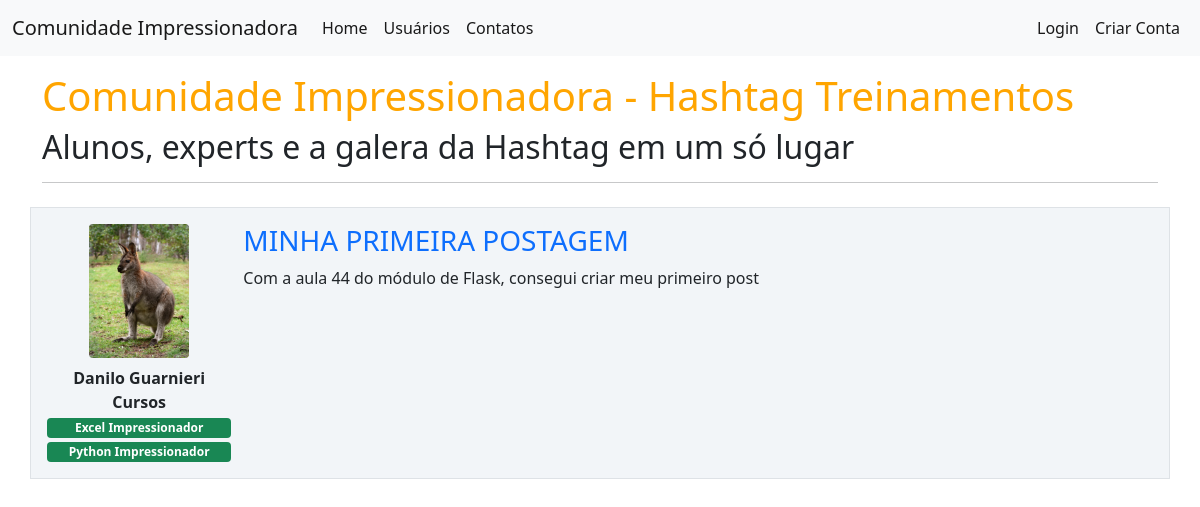
/, run on an earlier commit of the app's database.
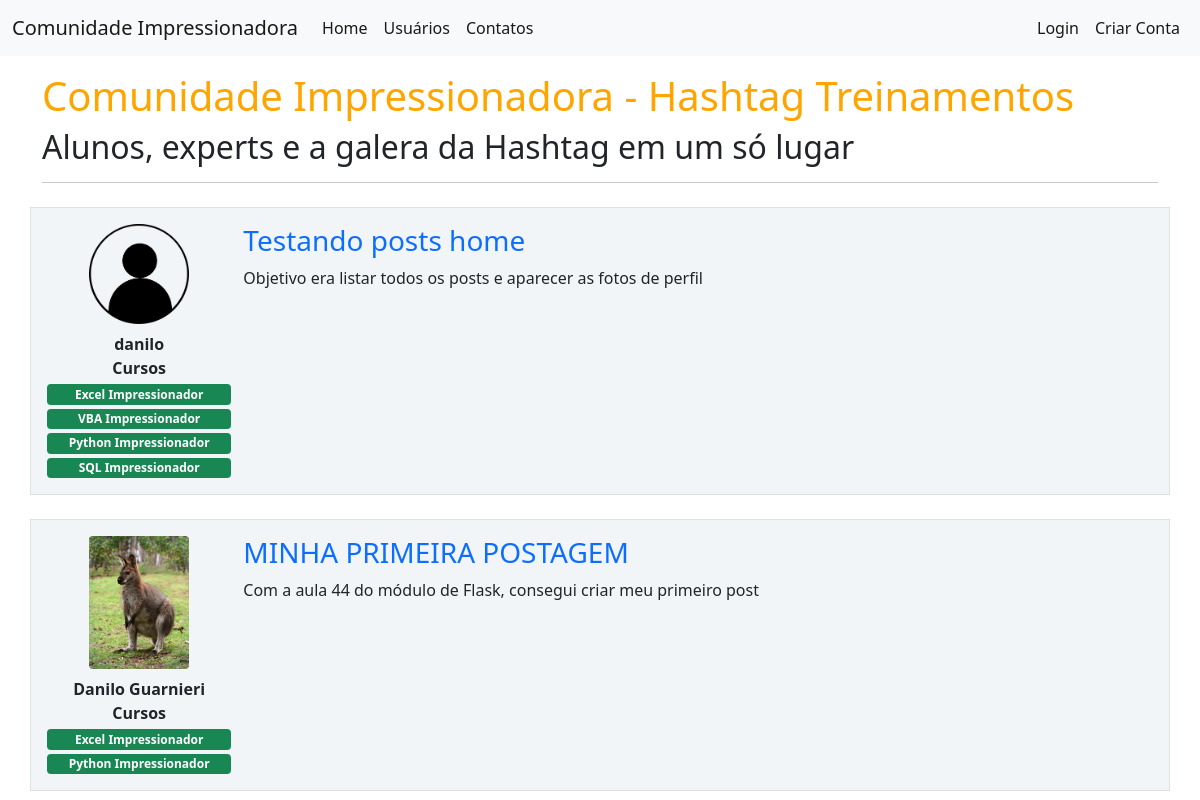
And on a later commit of the database.
### comunidadeimpressionadora/models.py (models this page shows, shortened)
class Post(database.Model):
    id = database.Column(database.Integer, primary_key=True)
    titulo = database.Column(database.String, nullable=False)
    corpo = database.Column(database.Text, nullable=False)
    data_criacao = database.Column(database.DateTime(timezone=True),nullable=False,default=lambda: datetime.now(timezone.utc))
    id_usuario = database.Column(database.Integer, database.ForeignKey('usuario.id'), nullable=False)

class Usuario(database.Model, UserMixin):
    id = database.Column(database.Integer, primary_key=True)
    username = database.Column(database.String, nullable=False)
    email = database.Column(database.String, nullable=False, unique=True)
    senha = database.Column(database.String, nullable=False)
    foto_perfil = database.Column(database.String, default='default.jpg')
    posts = database.relationship('Post', backref='autor', lazy=True)
    cursos = database.Column(database.String, nullable=False, default='Não Informado')

### comunidadeimpressionadora/routes.py (the view)
@app.route('/')
def home():
    posts = Post.query.order_by(Post.id.desc())
    return render_template('home.html', posts=posts)

### comunidadeimpressionadora/templates/home.html
{% extends "base.html" %}
{% block body %}
   <div class="container mt-3">
     <h1 style="color: orange">Comunidade Impressionadora - Hashtag Treinamentos</h1>
     <h2>Alunos, experts e a galera da Hashtag em um só lugar</h2>
     <hr>
     {% for post in posts %}
        <div class="row border mt-4 p-3 meupost">
          <div class="col col-2">
            <div class="text-center">
                <img src="{{ url_for('static', filename='fotos_perfil/{}'.format(post.autor.foto_perfil)) }}"
                    class="rounded img-fluid mb-2" width="100">
                <div class="fw-bold">
                    {{ post.autor.username }}
                </div>
                <div class="row justify-content-center">
                      <strong>Cursos</strong><br>
                      {% for curso in post.autor.cursos.split(';') %}
                          {% if not ';' in post.autor.cursos %}
                            <button type="button" class="btn mt-2" disabled>Sem Cursos Cadastrados</button>
                          {% else %}
                         <span class="badge bg-success mt-1 w-100 text-wrap">{{curso}}</span>
                          {% endif %}
                      {% endfor %}
                </div>
            </div>
          </div>
          <div class="col col-10">
           <a style="text-decoration: none" href="{{ url_for('exibir_post', post_id=post.id) }}"> <h3>{{ post.titulo }}</h3></a>
            <p> {{ post.corpo }}<p>
          </div>
        </div>
     {% endfor %}
   </div>
{% endblock %}

### comunidadeimpressionadora/templates/base.html (shortened to what this page needs)
<!DOCTYPE html>
<html lang="pt-br">
<head>
    <link href="https://cdn.jsdelivr.net/npm/bootstrap@5.0.2/dist/css/bootstrap.min.css" rel="stylesheet">
    <link rel="stylesheet" type="text/css" href="{{ url_for('static', filename='styles.css') }}"
    {% block head %}
    {% endblock %}
</head>
<body>
    {% include 'navbar.html' %}
    {% block body %}
    {% endblock %}
</body>
</html>

### comunidadeimpressionadora/templates/navbar.html
<nav class="navbar navbar-expand-lg navbar-light bg-light">
  <div class="container-fluid">
    <a class="navbar-brand" href="{{ url_for('home') }}">Comunidade Impressionadora</a>
    <div class="collapse navbar-collapse" id="navbarSupportedContent">
        <ul class="navbar-nav me-auto mb-2 mb-lg-0">
            <li class="nav-item">
              <a class="nav-link active" aria-current="page" href="{{ url_for('home') }}">Home</a>
            </li>
            <li class="nav-item">
              <a class="nav-link active" aria-current="page" href="{{ url_for('users') }}">Usuários</a>
            </li>
            <li class="nav-item">
              <a class="nav-link active" aria-current="page" href="{{ url_for('contato') }}">Contatos</a>
            </li>
        </ul>
        <ul class="d-flex navbar-nav">
          {% if current_user.is_authenticated %}
            <li class="nav-item">
              <a class="nav-link active" aria-current="page" href="{{ url_for('criar_post') }}">Criar Post</a>
            </li>
            <li class="nav-item">
              <a class="nav-link active" aria-current="page" href="{{ url_for('perfil') }}">Meu Perfil</a>
            </li>
            <li class="nav-item">
              <a class="nav-link active" aria-current="page" href="{{ url_for('sair') }}">Sair</a>
            </li>
          {% else %}
            <li class="nav-item">
              <a class="nav-link active" aria-current="page" href="{{ url_for('login') }}">Login</a>
            </li>
            <li class="nav-item">
              <a class="nav-link active" aria-current="page" href="{{ url_for('login') }}">Criar Conta</a>
            </li>
          {% endif %}
        </ul>
    </div>
  </div>
</nav>

### comunidadeimpressionadora/static/styles.css (style rules this page uses)
.meupost { background: #f2f5f8; }

What changed in the data, as far as the page shows it:
added Post: foto_perfil (placeholder picture), autor.username "danilo", curso "Excel Impressionador" "VBA Impressionador" "Python Impressionador" "SQL Impressionador", titulo "Testando posts home", corpo "Objetivo era listar todos os posts e aparecer as fotos de perfil"
